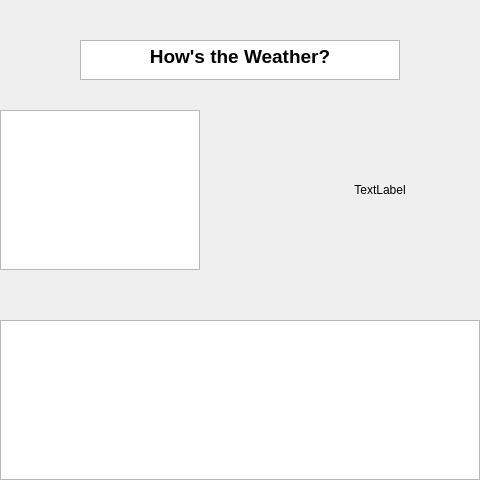
<?xml version="1.0" encoding="UTF-8"?>
<ui version="4.0">
 <class>MainWindow</class>
 <widget class="QMainWindow" name="MainWindow">
  <property name="geometry">
   <rect>
    <x>0</x>
    <y>0</y>
    <width>480</width>
    <height>480</height>
   </rect>
  </property>
  <property name="windowTitle">
   <string>MainWindow</string>
  </property>
  <widget class="QWidget" name="centralwidget">
   <widget class="QListView" name="l_city">
    <property name="geometry">
     <rect>
      <x>0</x>
      <y>110</y>
      <width>200</width>
      <height>160</height>
     </rect>
    </property>
   </widget>
   <widget class="QTableWidget" name="w_detail">
    <property name="geometry">
     <rect>
      <x>0</x>
      <y>320</y>
      <width>480</width>
      <height>160</height>
     </rect>
    </property>
   </widget>
   <widget class="QTextEdit" name="textEdit">
    <property name="geometry">
     <rect>
      <x>80</x>
      <y>40</y>
      <width>320</width>
      <height>40</height>
     </rect>
    </property>
    <property name="html">
     <string>&lt;!DOCTYPE HTML PUBLIC &quot;-//W3C//DTD HTML 4.0//EN&quot; &quot;http://www.w3.org/TR/REC-html40/strict.dtd&quot;&gt;
&lt;html&gt;&lt;head&gt;&lt;meta name=&quot;qrichtext&quot; content=&quot;1&quot; /&gt;&lt;style type=&quot;text/css&quot;&gt;
p, li { white-space: pre-wrap; }
&lt;/style&gt;&lt;/head&gt;&lt;body style=&quot; font-family:'Gulim'; font-size:9pt; font-weight:400; font-style:normal;&quot;&gt;
&lt;p align=&quot;center&quot; style=&quot; margin-top:0px; margin-bottom:0px; margin-left:0px; margin-right:0px; -qt-block-indent:0; text-indent:0px;&quot;&gt;&lt;span style=&quot; font-size:14pt; font-weight:600;&quot;&gt;How's the Weather?&lt;/span&gt;&lt;/p&gt;&lt;/body&gt;&lt;/html&gt;</string>
    </property>
   </widget>
   <widget class="QLabel" name="i_weather">
    <property name="geometry">
     <rect>
      <x>280</x>
      <y>110</y>
      <width>200</width>
      <height>160</height>
     </rect>
    </property>
    <property name="text">
     <string>TextLabel</string>
    </property>
    <property name="alignment">
     <set>Qt::AlignCenter</set>
    </property>
   </widget>
  </widget>
 </widget>
 <resources/>
 <connections/>
</ui>
